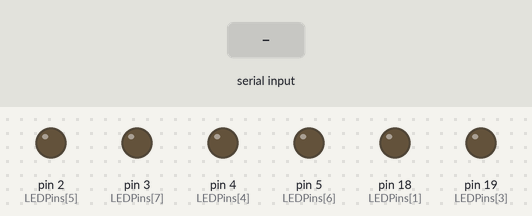
Recording of a sketch running on a simulated Arduino Uno, built with avr-gcc and run on an emulated ATmega328P. Parts: output pins drawn as LEDs (lit = HIGH). Inputs (shaded band) come from the test bench. What the sketch prints to the serial monitor is not drawn.

Above: at 1.2 s.
1.3 s: "1" received over Serial
At 1.7 s:
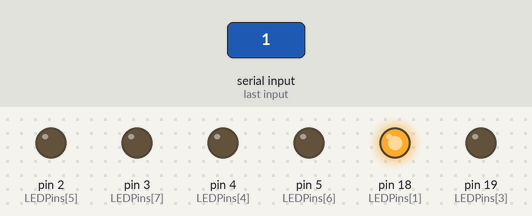
3.3 s: byte 54 (54) received over Serial
At 3.6 s:
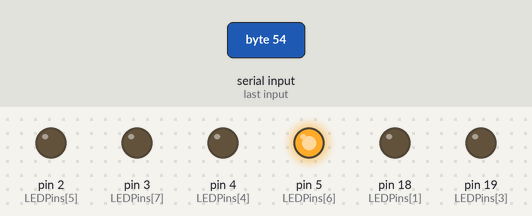
5.3 s: byte 55 (55) received over Serial
At 5.7 s:
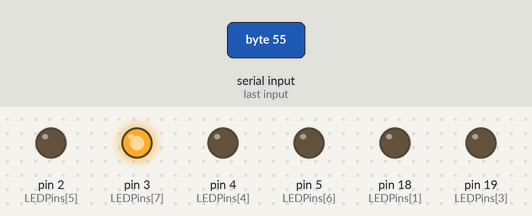
7.3 s: "3" received over Serial
At 7.7 s:
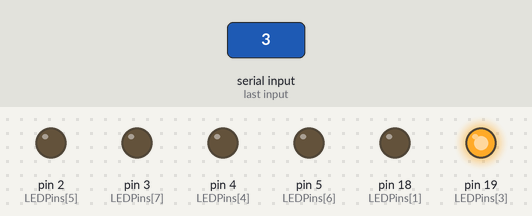
9.3 s: "4" received over Serial
At 9.7 s:
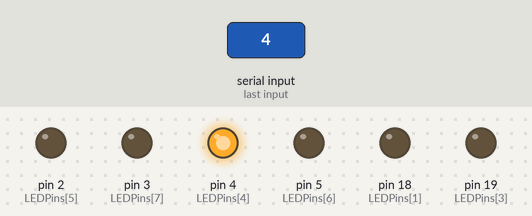
11.3 s: "5" received over Serial
At 11.7 s:
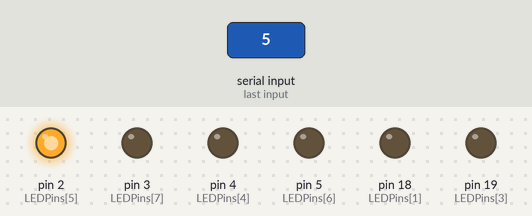
Timing chart, 0 to 14.3 s (numbered marks = the images above; inputs shaded):
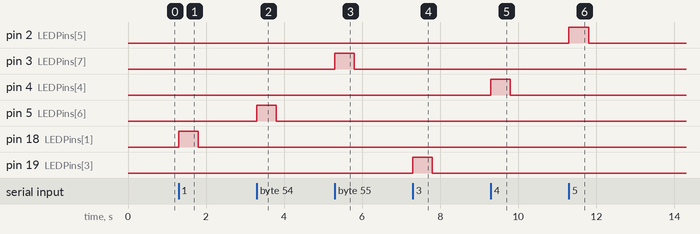

Measured:
- after the input at 1.3 s, pin 18 (LEDPins[1]): LOW → HIGH at once, → LOW 0.50 s later
- after the input at 3.3 s, pin 5 (LEDPins[6]): LOW → HIGH at once, → LOW 0.50 s later
- after the input at 5.3 s, pin 3 (LEDPins[7]): LOW → HIGH at once, → LOW 0.50 s later
- after the input at 7.3 s, pin 19 (LEDPins[3]): LOW → HIGH at once, → LOW 0.50 s later
- after the input at 9.3 s, pin 4 (LEDPins[4]): LOW → HIGH at once, → LOW 0.50 s later
- after the input at 11.3 s, pin 2 (LEDPins[5]): LOW → HIGH at once, → LOW 0.50 s later

The sketch:

FlashLEDOnSerial.ino
```cpp
/*
  FlashLEDOnSerial
  Turns on an LED for photometric stereo data acquisition using 3D plant
  phenotyping system - PS-Plant. The is procedure is as follows:
    * MKRZero receives LED number (0-7) from the controller;
    * Switches off all lights;
    * Switches on corresponding LED;
    * Returns the received LED number.

  If the last command was received over 'SIGNAL_CUTOFF' ms ago and the lights
  are on, the lights are switched off.

  If LED number '9' is received, all lights are switched off - typically after
  the image was captured.

  modified 21 Nov 2018
  by Gytis Bernotas
*/
int N_PINS=8;
int LEDPins[]={0,18,1,19, 4,2,5,3}; // for VIS (4) + NIR (4) = VISNIR (8)
int SIGNAL_CUTOFF=500; // All lights are powered off the arduino receives no instruction for 0.5s
int PWM_VIS=255; // The PWM level for the visible lights, 255 is full duty cycle, 122 would be half, 0 is off
int PWM_NIR=255; // The PWM level for the NIR lights, 255 is full duty cycle, 122 would be half, 0 is off
bool LIGHTS_ON=false; // Flag to prevent unnecessary switching off the lights every loop when they're already off

void setup()
{
  Serial.begin(9600);
  while (!Serial) {
    ; // wait for serial port to connect. Needed for native USB port only
  }
}

void switchOffLights()
{
  for (int i=0; i<N_PINS; i++)
     analogWrite(LEDPins[i], 0);
  LIGHTS_ON=false;
}

void switchOnLight(int light)
{
  // Which PWM brightness to use based on the index of the light (0-3 are visible, 4-7 are NIR)
  int pwmLevel = light < 4 ? PWM_VIS : PWM_NIR;
  analogWrite(LEDPins[light], pwmLevel);
  LIGHTS_ON=true;

}
void handleSerialOptions(char serChar) {
  switch(serChar){
    case 48: // '0'
      switchOffLights();
      switchOnLight(0);
      break;
    case 49: // '1'
      switchOffLights();
      switchOnLight(1);
      break;
    case 50: // '2'
      switchOffLights();
      switchOnLight(2);
      break;
    case 51: // '3'
      switchOffLights();
      switchOnLight(3);
      break;
    case 52: // '4'
      switchOffLights();
      switchOnLight(4);
      break;
    case 53: // '5'
      switchOffLights();
      switchOnLight(5);
      break;
    case 54: // '6'
      switchOffLights();
      switchOnLight(6);
      break;
    case 55: // '7'
      switchOffLights();
      switchOnLight(7);
      break;

    case 57: // '9'
      switchOffLights();
      break;
  }
}

void loop()
{
  static long lastSignalReceived=millis();
  if (Serial.available())
  {
    int serChar=Serial.read();
    handleSerialOptions(serChar);
    Serial.write(serChar); // Just send back what we received as an ACK
    lastSignalReceived=millis();
  }

  if ((millis() - lastSignalReceived) > SIGNAL_CUTOFF)
  {
    if (LIGHTS_ON)
    {
       switchOffLights();
    }
  }
}
```
